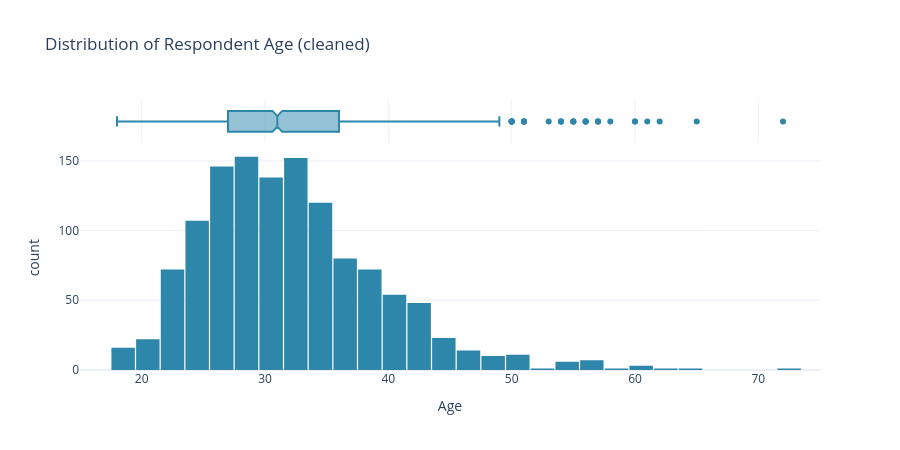

The notebook cell this image was saved under:
### Markdown cell above
#### 👥 Chart - 1 - Age Distribution

### Code cell
fig = px.histogram(df_clean, x='Age', nbins=30, marginal='box',
                    color_discrete_sequence=['#2E86AB'],
                    title='Distribution of Respondent Age (cleaned)')
fig.update_layout(bargap=0.05, template='plotly_white', height=450)
fig.show()

### Figure 1 — Plotly figure (JSON) as saved in the notebook; plotly's stock layout.template omitted (floating-point values rounded to 4 significant figures; data arrays with more than 128 entries replaced by an {"elided": "..."} marker saying what was removed)
{"data": [{"bingroup": "x", "hovertemplate": "Age=%{x}<br>count=%{y}<extra></extra>", "legendgroup": "", "marker": {"color": "#2E86AB", "pattern": {"shape": ""}}, "name": "", "nbinsx": 30, "orientation": "v", "showlegend": false, "type": "histogram", "x": {"elided": "1259 int values"}, "xaxis": "x", "yaxis": "y"}, {"hovertemplate": "Age=%{x}<extra></extra>", "legendgroup": "", "marker": {"color": "#2E86AB"}, "name": "", "notched": true, "showlegend": false, "type": "box", "x": {"elided": "1259 int values"}, "xaxis": "x2", "yaxis": "y2"}], "layout": {"bargap": 0.05, "barmode": "relative", "height": 450, "legend": {"tracegroupgap": 0}, "title": {"text": "Distribution of Respondent Age (cleaned)"}, "xaxis": {"anchor": "y", "domain": [0, 1], "title": {"text": "Age"}}, "xaxis2": {"anchor": "y2", "domain": [0, 1], "matches": "x", "showgrid": true, "showticklabels": false}, "yaxis": {"anchor": "x", "domain": [0, 0.8316], "title": {"text": "count"}}, "yaxis2": {"anchor": "x2", "domain": [0.8416, 1], "matches": "y2", "showgrid": false, "showline": false, "showticklabels": false, "ticks": ""}}}
